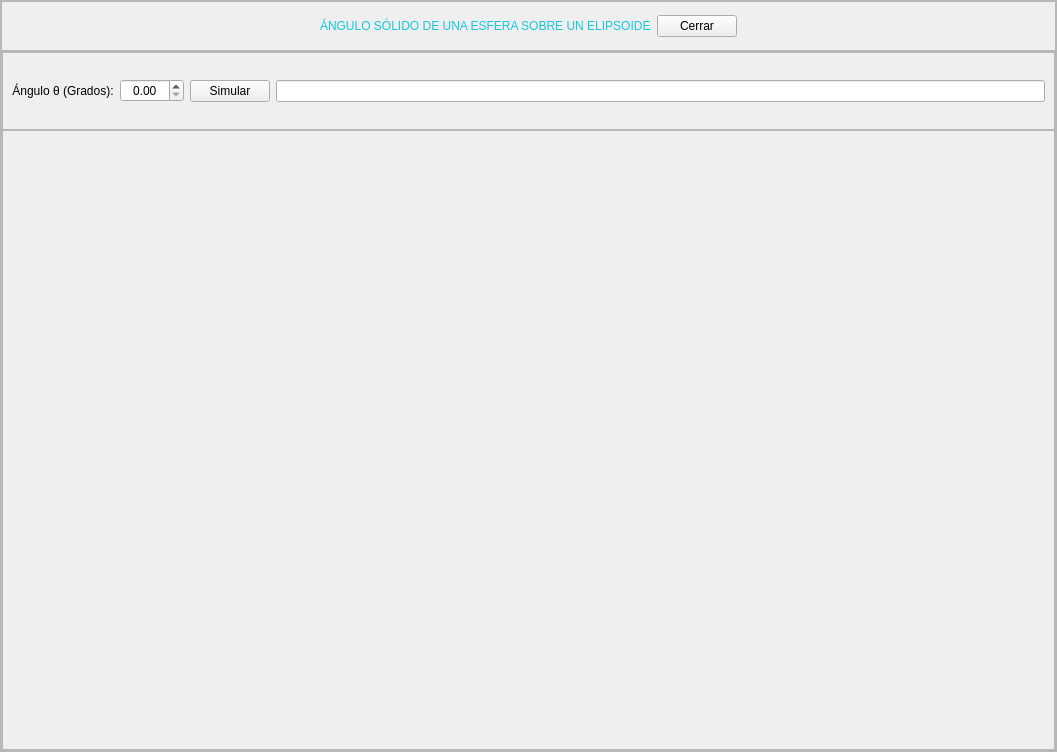
<?xml version="1.0" encoding="UTF-8"?>
<ui version="4.0">
 <class>MainWindow</class>
 <widget class="QMainWindow" name="MainWindow">
  <property name="geometry">
   <rect>
    <x>0</x>
    <y>0</y>
    <width>1057</width>
    <height>752</height>
   </rect>
  </property>
  <property name="windowTitle">
   <string>MainWindow</string>
  </property>
  <widget class="QWidget" name="centralwidget">
   <layout class="QVBoxLayout" name="verticalLayout">
    <property name="spacing">
     <number>0</number>
    </property>
    <property name="leftMargin">
     <number>0</number>
    </property>
    <property name="topMargin">
     <number>0</number>
    </property>
    <property name="rightMargin">
     <number>0</number>
    </property>
    <property name="bottomMargin">
     <number>0</number>
    </property>
    <item>
     <widget class="QFrame" name="frame">
      <property name="frameShape">
       <enum>QFrame::StyledPanel</enum>
      </property>
      <property name="frameShadow">
       <enum>QFrame::Raised</enum>
      </property>
      <layout class="QVBoxLayout" name="verticalLayout_2" stretch="1,8">
       <property name="spacing">
        <number>0</number>
       </property>
       <property name="leftMargin">
        <number>0</number>
       </property>
       <property name="topMargin">
        <number>0</number>
       </property>
       <property name="rightMargin">
        <number>0</number>
       </property>
       <property name="bottomMargin">
        <number>0</number>
       </property>
       <item>
        <widget class="QFrame" name="frame_2">
         <property name="maximumSize">
          <size>
           <width>16777215</width>
           <height>50</height>
          </size>
         </property>
         <property name="styleSheet">
          <string notr="true">QLabel{
font: 87 12pt &quot;Arial Black&quot;;
color: rgb(20, 200,220);
}

QPushButton{
	font: 10pt &quot;MS Shell Dlg 2&quot;;
}</string>
         </property>
         <property name="frameShape">
          <enum>QFrame::StyledPanel</enum>
         </property>
         <property name="frameShadow">
          <enum>QFrame::Raised</enum>
         </property>
         <layout class="QHBoxLayout" name="horizontalLayout">
          <item>
           <spacer name="horizontalSpacer">
            <property name="orientation">
             <enum>Qt::Horizontal</enum>
            </property>
            <property name="sizeHint" stdset="0">
             <size>
              <width>383</width>
              <height>20</height>
             </size>
            </property>
           </spacer>
          </item>
          <item>
           <widget class="QLabel" name="label">
            <property name="text">
             <string>ÁNGULO SÓLIDO DE UNA ESFERA SOBRE UN ELIPSOIDE</string>
            </property>
           </widget>
          </item>
          <item>
           <widget class="QPushButton" name="button_cerrar">
            <property name="text">
             <string>Cerrar</string>
            </property>
           </widget>
          </item>
          <item>
           <spacer name="horizontalSpacer_2">
            <property name="orientation">
             <enum>Qt::Horizontal</enum>
            </property>
            <property name="sizeHint" stdset="0">
             <size>
              <width>383</width>
              <height>20</height>
             </size>
            </property>
           </spacer>
          </item>
         </layout>
        </widget>
       </item>
       <item>
        <widget class="QFrame" name="frame_3">
         <property name="frameShape">
          <enum>QFrame::StyledPanel</enum>
         </property>
         <property name="frameShadow">
          <enum>QFrame::Raised</enum>
         </property>
         <layout class="QVBoxLayout" name="verticalLayout_3" stretch="1,8">
          <property name="spacing">
           <number>0</number>
          </property>
          <property name="leftMargin">
           <number>0</number>
          </property>
          <property name="topMargin">
           <number>0</number>
          </property>
          <property name="rightMargin">
           <number>0</number>
          </property>
          <property name="bottomMargin">
           <number>0</number>
          </property>
          <item>
           <widget class="QFrame" name="frame_4">
            <property name="styleSheet">
             <string notr="true">font: 10pt &quot;MS Shell Dlg 2&quot;;</string>
            </property>
            <property name="frameShape">
             <enum>QFrame::StyledPanel</enum>
            </property>
            <property name="frameShadow">
             <enum>QFrame::Raised</enum>
            </property>
            <layout class="QHBoxLayout" name="horizontalLayout_2">
             <item>
              <widget class="QLabel" name="label_2">
               <property name="text">
                <string>Ángulo θ (Grados):</string>
               </property>
               <property name="alignment">
                <set>Qt::AlignCenter</set>
               </property>
              </widget>
             </item>
             <item>
              <widget class="QDoubleSpinBox" name="sBox_grados">
               <property name="alignment">
                <set>Qt::AlignCenter</set>
               </property>
               <property name="maximum">
                <double>180.000000000000000</double>
               </property>
              </widget>
             </item>
             <item>
              <widget class="QPushButton" name="button_simular">
               <property name="text">
                <string>Simular</string>
               </property>
              </widget>
             </item>
             <item>
              <widget class="QLineEdit" name="line_valor">
               <property name="alignment">
                <set>Qt::AlignCenter</set>
               </property>
              </widget>
             </item>
            </layout>
           </widget>
          </item>
          <item>
           <widget class="QFrame" name="frame_5">
            <property name="frameShape">
             <enum>QFrame::StyledPanel</enum>
            </property>
            <property name="frameShadow">
             <enum>QFrame::Raised</enum>
            </property>
            <layout class="QHBoxLayout" name="horizontalLayout_5">
             <item>
              <layout class="QHBoxLayout" name="graf_Solido"/>
             </item>
            </layout>
           </widget>
          </item>
         </layout>
        </widget>
       </item>
      </layout>
     </widget>
    </item>
   </layout>
  </widget>
 </widget>
 <resources/>
 <connections/>
</ui>
